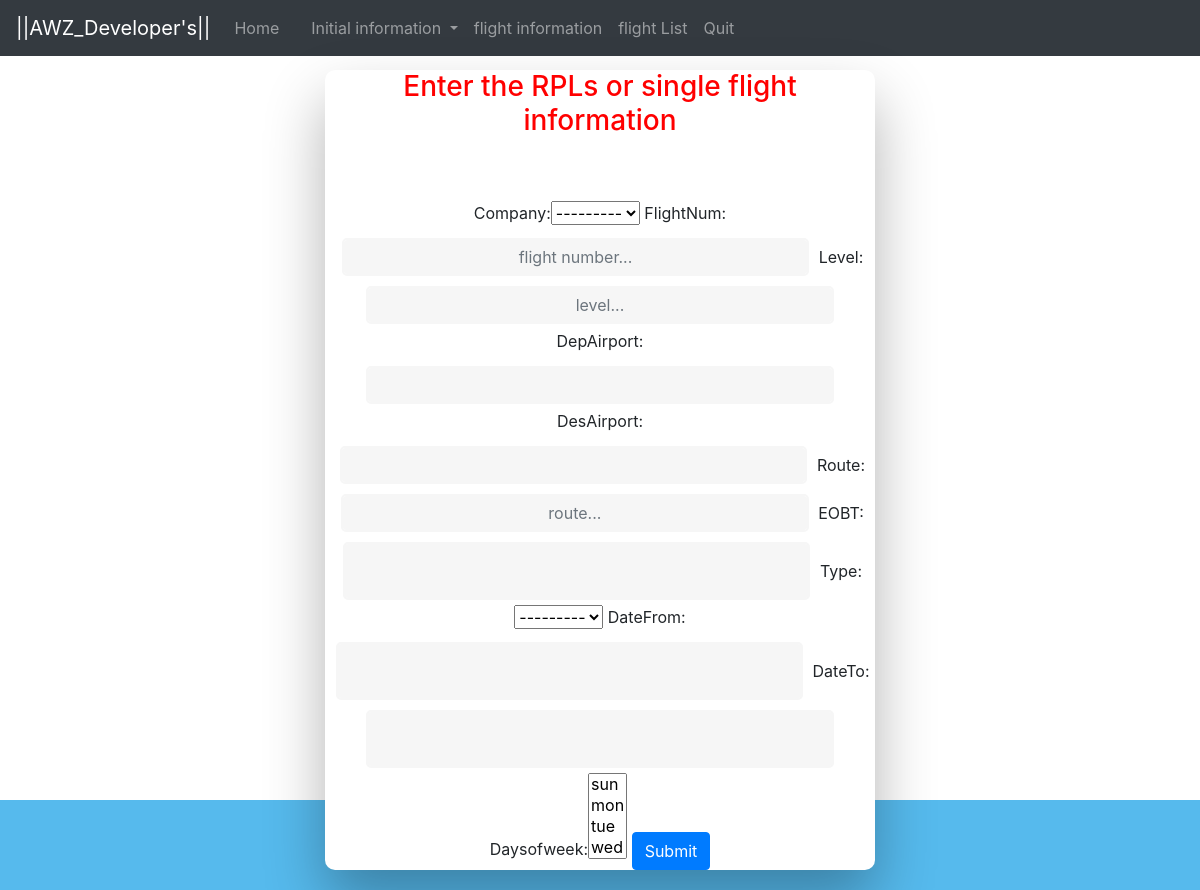
/app1/flightinfo/, run on an earlier commit of the app's database.
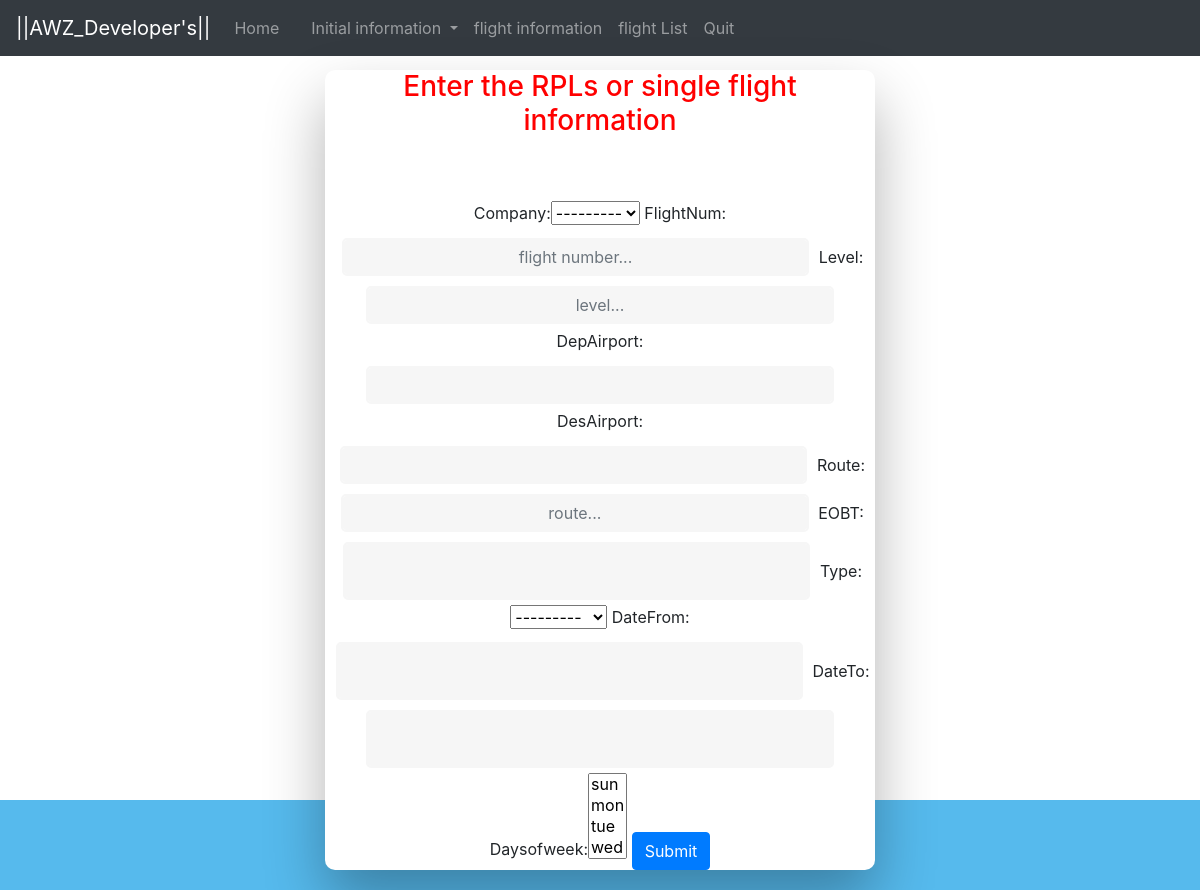
And on a later commit of the database.
### app1/models.py (models this page shows)
class companyList(models.Model):
    company=models.CharField(max_length=20,null=True)
    def __str__(self):
        return self.company

class typeList(models.Model):
    type=models.CharField(max_length=10,null=True)
    def __str__(self):
        return self.type

### app1/views.py (the view, shortened to what this page needs)
# urls.py: path('flightinfo/',views.flightinfo,name='flightinfo'),
def flightinfo(request):
    week_days= ['Monday', 'Tuesday', 'Wednesday', 'Thursday', 'Friday', 'Saturday','Sunday']
    dateDiff=''
    msg=''
    flightfrm=flightInfoForm
    cmp=companyList.objects.all()
    tp=typeList.objects.all()
    name='aaaa'
    e=''
    count=0
    day=""
    print("loading post.....")
    return render(request,'app1/flight-info.html',{'frm':flightfrm,'name':name,'cmp':cmp,'tp':tp,'msg':msg})

### app1/templates/app1/Flight-info.html (shortened to what this page needs)
<!DOCTYPE html>
{% load static %}
{% load bootstrap %}
<html lang="en" dir="ltr">
  <head>
    <link rel="stylesheet" href="{% static 'css/Style.css' %}">
    <link rel="stylesheet" href="{% static 'css/Style2.css' %}">
    <link rel="stylesheet" href="{% static 'css/bootstrap.min.css' %}">
    <link rel="stylesheet" href="//code.jquery.com/ui/1.12.1/themes/base/jquery-ui.css">
  <link rel="stylesheet" href="/resources/demos/style.css">
    <link rel="stylesheet" href="https://maxcdn.bootstrapcdn.com/bootstrap/4.3.1/css/bootstrap.min.css">
  </head>
  <body>
    <div class="header-up">
      <nav class="navbar navbar-expand-sm bg-dark navbar-dark">
        <a class="navbar-brand" href="#">||AWZ_Developer's||</a>
        <ul class="navbar-nav">
          <li class="nav-item">
            <a class="nav-link" href="#">Home</a>
          </li>
          <li class="nav-item">
            <a class="nav-link" href="#"></a>
          </li>
          <li class="nav-item dropdown">
            <a class="nav-link dropdown-toggle" href="{% url 'app1:initialinfo' %}" id="navbardrop" data-toggle="dropdown">
              Initial information
            </a>
          </li>
          <li class="nav-item">
            <a class="nav-link" href="{% url 'app1:flightinfo' %}">flight information</a>
          </li>
          <li class="nav-item">
            <a class="nav-link" href="{% url 'app1:flightlist' %}">flight List</a>
          </li>
          <li class="nav-item">
            <a class="nav-link" href="{% url 'app1:login' 'default' %}">Quit</a>
          </li>
        </ul>
      </nav>
    </div>
    <div class="wrapper">
      <div id="formContent">
<h3>Enter the RPLs or single flight information</h3>
<br>
<br>
        <form method="POST">
        {{ frm|bootstrap }}
        <button type="submit" class="btn btn-primary" name="sbt">Submit</button>
      </form>
    </div>
    </div>
  </body>
</html>

### app1/static/css/Style.css (style rules this page uses)
html { background-color: #56baed; }
body { font-family: "Poppins", sans-serif; height: 100vh; }
a { color: #92badd; display:inline-block; text-decoration: none; font-weight: 400; }
h3 { color: red; }
.wrapper { display: flex; align-items: center; flex-direction: column; justify-content: center; width: 100%; min-height: 100%; padding: 20px; }
#formContent { -webkit-border-radius: 10px 10px 10px 10px; border-radius: 10px 10px 10px 10px; background: #fff; padding: 30px; width: 100%; max-width: 550px; position: relative; padding: 0px; -webkit-box-shadow: 0 30px 60px 0 rgba(0,0,0,0.3); box-shadow: 0 30px 60px 0 rgba(0,0,0,0.3); text-align: center; }
input[type=text],input[type=password],input[type=email] { background-color: #f6f6f6; border: none; color: #0d0d0d; padding: 15px 32px; text-align: center; text-decoration: none; display: inline-block; font-size: 16px; margin: 5px; width: 85%; border: 2px solid #f6f6f6; -webkit-transition: all 0.5s ease-in-out; -moz-transition: all 0.5s ease-in-out; -ms-transition: all 0.5s ease-in-out; -o-transition: all 0.5s ease-in-out; transition: all 0.5s ease-in-out; -webkit-border-radius: 5px 5px 5px 5px; border-radius: 5px 5px 5px 5px; }
input[type=text]:placeholder,input[type=password],input[type=email]:placeholder { color: #cccccc; }
* { box-sizing: border-box; }

### app1/static/css/Style2.css (style rules this page uses)
html { background-color: #FFF; }
body { margin: 0; padding: 0; background-color: #FFF; }
.header-up { width: 100%; height: 50px; }
.popup-data label,button { margin: 0 auto; }

What changed in the data, as far as the page shows it:
added companyList: company "---------"
added typeList: type "---------"
Also different on the page:
form field company: "---------" → (not shown)
form field type: "---------" → (not shown)
